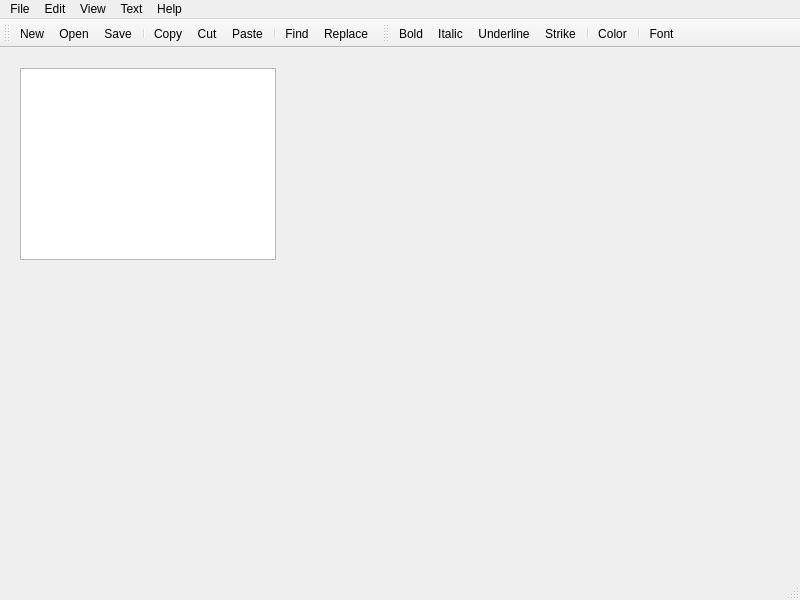
<?xml version="1.0" encoding="UTF-8"?>
<ui version="4.0">
 <class>MainWindow</class>
 <widget class="QMainWindow" name="MainWindow">
  <property name="geometry">
   <rect>
    <x>0</x>
    <y>0</y>
    <width>800</width>
    <height>600</height>
   </rect>
  </property>
  <property name="windowTitle">
   <string>MainWindow</string>
  </property>
  <widget class="QWidget" name="centralwidget">
   <widget class="QTextEdit" name="textEdit">
    <property name="geometry">
     <rect>
      <x>20</x>
      <y>20</y>
      <width>256</width>
      <height>192</height>
     </rect>
    </property>
   </widget>
  </widget>
  <widget class="QMenuBar" name="menubar">
   <property name="geometry">
    <rect>
     <x>0</x>
     <y>0</y>
     <width>800</width>
     <height>36</height>
    </rect>
   </property>
   <widget class="QMenu" name="menuFile">
    <property name="title">
     <string>File</string>
    </property>
    <addaction name="actionNew"/>
    <addaction name="actionOpen"/>
    <addaction name="separator"/>
    <addaction name="actionSave"/>
    <addaction name="actionSave_As"/>
    <addaction name="separator"/>
    <addaction name="actionPrint"/>
    <addaction name="separator"/>
    <addaction name="actionExit"/>
   </widget>
   <widget class="QMenu" name="menuEdit">
    <property name="title">
     <string>Edit</string>
    </property>
    <addaction name="actionCopy"/>
    <addaction name="actionCut"/>
    <addaction name="actionPaste"/>
    <addaction name="separator"/>
    <addaction name="actionUndo"/>
    <addaction name="actionRedo"/>
    <addaction name="separator"/>
    <addaction name="actionFind"/>
    <addaction name="actionReplace"/>
    <addaction name="separator"/>
    <addaction name="actionSelect_All"/>
   </widget>
   <widget class="QMenu" name="menuView">
    <property name="title">
     <string>View</string>
    </property>
    <addaction name="actionZoom_In"/>
    <addaction name="actionZoom_out"/>
   </widget>
   <widget class="QMenu" name="menuText">
    <property name="title">
     <string>Text</string>
    </property>
    <addaction name="actionBold"/>
    <addaction name="actionItalic"/>
    <addaction name="actionUnderline"/>
    <addaction name="actionStrike"/>
    <addaction name="separator"/>
    <addaction name="actionColor"/>
    <addaction name="separator"/>
    <addaction name="actionFont"/>
   </widget>
   <widget class="QMenu" name="menuAbout">
    <property name="title">
     <string>Help</string>
    </property>
    <addaction name="actionHelp"/>
    <addaction name="actionAbout"/>
   </widget>
   <addaction name="menuFile"/>
   <addaction name="menuEdit"/>
   <addaction name="menuView"/>
   <addaction name="menuText"/>
   <addaction name="menuAbout"/>
  </widget>
  <widget class="QStatusBar" name="statusbar"/>
  <widget class="QToolBar" name="toolBar">
   <property name="windowTitle">
    <string>toolBar</string>
   </property>
   <attribute name="toolBarArea">
    <enum>TopToolBarArea</enum>
   </attribute>
   <attribute name="toolBarBreak">
    <bool>false</bool>
   </attribute>
   <addaction name="actionNew"/>
   <addaction name="actionOpen"/>
   <addaction name="actionSave"/>
   <addaction name="separator"/>
   <addaction name="actionCopy"/>
   <addaction name="actionCut"/>
   <addaction name="actionPaste"/>
   <addaction name="separator"/>
   <addaction name="actionFind"/>
   <addaction name="actionReplace"/>
  </widget>
  <widget class="QToolBar" name="toolBar_2">
   <property name="windowTitle">
    <string>toolBar_2</string>
   </property>
   <attribute name="toolBarArea">
    <enum>TopToolBarArea</enum>
   </attribute>
   <attribute name="toolBarBreak">
    <bool>false</bool>
   </attribute>
   <addaction name="actionBold"/>
   <addaction name="actionItalic"/>
   <addaction name="actionUnderline"/>
   <addaction name="actionStrike"/>
   <addaction name="separator"/>
   <addaction name="actionColor"/>
   <addaction name="separator"/>
   <addaction name="actionFont"/>
  </widget>
  <action name="actionNew">
   <property name="icon">
    <iconset resource="resources.qrc">
     <normaloff>:/files/images/new.png</normaloff>:/files/images/new.png</iconset>
   </property>
   <property name="text">
    <string>New</string>
   </property>
   <property name="shortcut">
    <string>Ctrl+N</string>
   </property>
  </action>
  <action name="actionOpen">
   <property name="icon">
    <iconset resource="resources.qrc">
     <normaloff>:/files/images/open.png</normaloff>:/files/images/open.png</iconset>
   </property>
   <property name="text">
    <string>Open</string>
   </property>
   <property name="shortcut">
    <string>Ctrl+O</string>
   </property>
  </action>
  <action name="actionSave">
   <property name="icon">
    <iconset resource="resources.qrc">
     <normaloff>:/files/images/save.png</normaloff>:/files/images/save.png</iconset>
   </property>
   <property name="text">
    <string>Save</string>
   </property>
   <property name="shortcut">
    <string>Ctrl+S</string>
   </property>
  </action>
  <action name="actionSave_As">
   <property name="icon">
    <iconset resource="resources.qrc">
     <normaloff>:/files/images/saveas.png</normaloff>:/files/images/saveas.png</iconset>
   </property>
   <property name="text">
    <string>Save As</string>
   </property>
   <property name="shortcut">
    <string>Ctrl+Shift+S</string>
   </property>
  </action>
  <action name="actionExit">
   <property name="text">
    <string>Exit</string>
   </property>
  </action>
  <action name="actionCopy">
   <property name="icon">
    <iconset resource="resources.qrc">
     <normaloff>:/files/images/copy.png</normaloff>:/files/images/copy.png</iconset>
   </property>
   <property name="text">
    <string>Copy</string>
   </property>
  </action>
  <action name="actionCut">
   <property name="icon">
    <iconset resource="resources.qrc">
     <normaloff>:/files/images/cut.png</normaloff>:/files/images/cut.png</iconset>
   </property>
   <property name="text">
    <string>Cut</string>
   </property>
  </action>
  <action name="actionPaste">
   <property name="icon">
    <iconset resource="resources.qrc">
     <normaloff>:/files/images/paste.png</normaloff>:/files/images/paste.png</iconset>
   </property>
   <property name="text">
    <string>Paste</string>
   </property>
  </action>
  <action name="actionFind">
   <property name="icon">
    <iconset resource="resources.qrc">
     <normaloff>:/files/images/find.png</normaloff>:/files/images/find.png</iconset>
   </property>
   <property name="text">
    <string>Find</string>
   </property>
  </action>
  <action name="actionReplace">
   <property name="icon">
    <iconset resource="resources.qrc">
     <normaloff>:/files/images/text_replace.png</normaloff>:/files/images/text_replace.png</iconset>
   </property>
   <property name="text">
    <string>Replace</string>
   </property>
  </action>
  <action name="actionSelect_All">
   <property name="icon">
    <iconset resource="resources.qrc">
     <normaloff>:/files/images/select_all.png</normaloff>:/files/images/select_all.png</iconset>
   </property>
   <property name="text">
    <string>Select All</string>
   </property>
  </action>
  <action name="actionZoom_In">
   <property name="icon">
    <iconset resource="resources.qrc">
     <normaloff>:/files/images/zoom_in.png</normaloff>:/files/images/zoom_in.png</iconset>
   </property>
   <property name="text">
    <string>Zoom in</string>
   </property>
  </action>
  <action name="actionZoom_out">
   <property name="icon">
    <iconset resource="resources.qrc">
     <normaloff>:/files/images/zoom_out.png</normaloff>:/files/images/zoom_out.png</iconset>
   </property>
   <property name="text">
    <string>Zoom out</string>
   </property>
  </action>
  <action name="actionBold">
   <property name="icon">
    <iconset resource="resources.qrc">
     <normaloff>:/files/images/text_bold.png</normaloff>:/files/images/text_bold.png</iconset>
   </property>
   <property name="text">
    <string>Bold</string>
   </property>
   <property name="shortcut">
    <string>Ctrl+B</string>
   </property>
  </action>
  <action name="actionItalic">
   <property name="icon">
    <iconset resource="resources.qrc">
     <normaloff>:/files/images/text_italic.png</normaloff>:/files/images/text_italic.png</iconset>
   </property>
   <property name="text">
    <string>Italic</string>
   </property>
   <property name="shortcut">
    <string>Ctrl+I</string>
   </property>
  </action>
  <action name="actionUnderline">
   <property name="icon">
    <iconset resource="resources.qrc">
     <normaloff>:/files/images/text_underline.png</normaloff>:/files/images/text_underline.png</iconset>
   </property>
   <property name="text">
    <string>Underline</string>
   </property>
   <property name="shortcut">
    <string>Ctrl+U</string>
   </property>
  </action>
  <action name="actionStrike">
   <property name="icon">
    <iconset resource="resources.qrc">
     <normaloff>:/files/images/text_strikethrough.png</normaloff>:/files/images/text_strikethrough.png</iconset>
   </property>
   <property name="text">
    <string>Strike</string>
   </property>
  </action>
  <action name="actionColor">
   <property name="icon">
    <iconset resource="resources.qrc">
     <normaloff>:/files/images/color.png</normaloff>:/files/images/color.png</iconset>
   </property>
   <property name="text">
    <string>Color</string>
   </property>
  </action>
  <action name="actionFont">
   <property name="icon">
    <iconset resource="resources.qrc">
     <normaloff>:/files/images/font.png</normaloff>:/files/images/font.png</iconset>
   </property>
   <property name="text">
    <string>Font</string>
   </property>
  </action>
  <action name="actionAbout">
   <property name="icon">
    <iconset resource="resources.qrc">
     <normaloff>:/files/images/about.png</normaloff>:/files/images/about.png</iconset>
   </property>
   <property name="text">
    <string>About</string>
   </property>
  </action>
  <action name="actionHelp">
   <property name="icon">
    <iconset resource="resources.qrc">
     <normaloff>:/files/images/help.png</normaloff>:/files/images/help.png</iconset>
   </property>
   <property name="text">
    <string>Help</string>
   </property>
  </action>
  <action name="actionUndo">
   <property name="icon">
    <iconset resource="resources.qrc">
     <normaloff>:/files/images/arrow_undo.png</normaloff>:/files/images/arrow_undo.png</iconset>
   </property>
   <property name="text">
    <string>Undo</string>
   </property>
  </action>
  <action name="actionRedo">
   <property name="icon">
    <iconset resource="resources.qrc">
     <normaloff>:/files/images/arrow_redo.png</normaloff>:/files/images/arrow_redo.png</iconset>
   </property>
   <property name="text">
    <string>Redo</string>
   </property>
  </action>
  <action name="actionPrint">
   <property name="icon">
    <iconset resource="resources.qrc">
     <normaloff>:/files/images/printer.png</normaloff>:/files/images/printer.png</iconset>
   </property>
   <property name="text">
    <string>Print</string>
   </property>
   <property name="shortcut">
    <string>Ctrl+P</string>
   </property>
  </action>
 </widget>
 <resources>
  <include location="resources.qrc"/>
 </resources>
 <connections/>
</ui>
